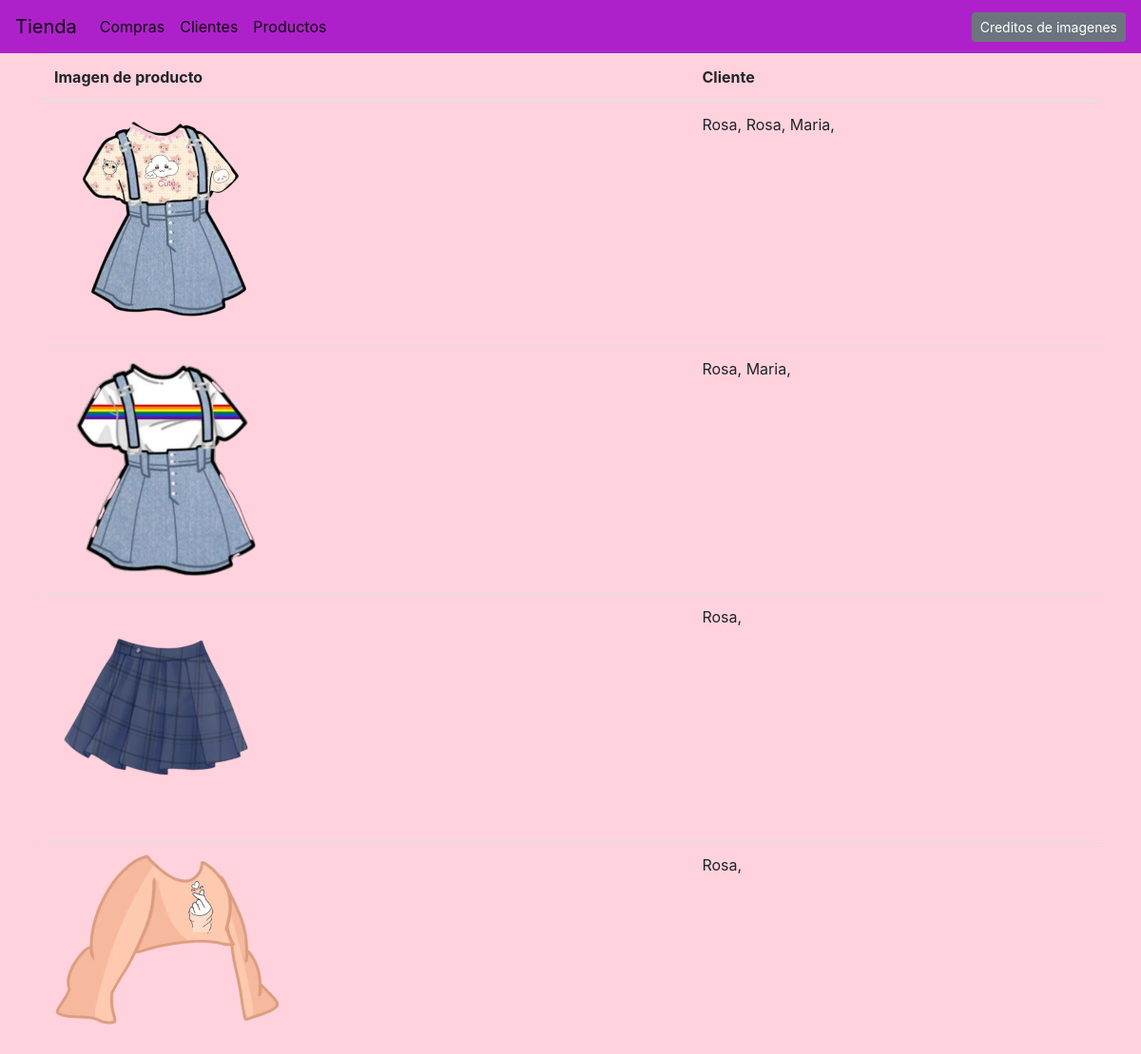
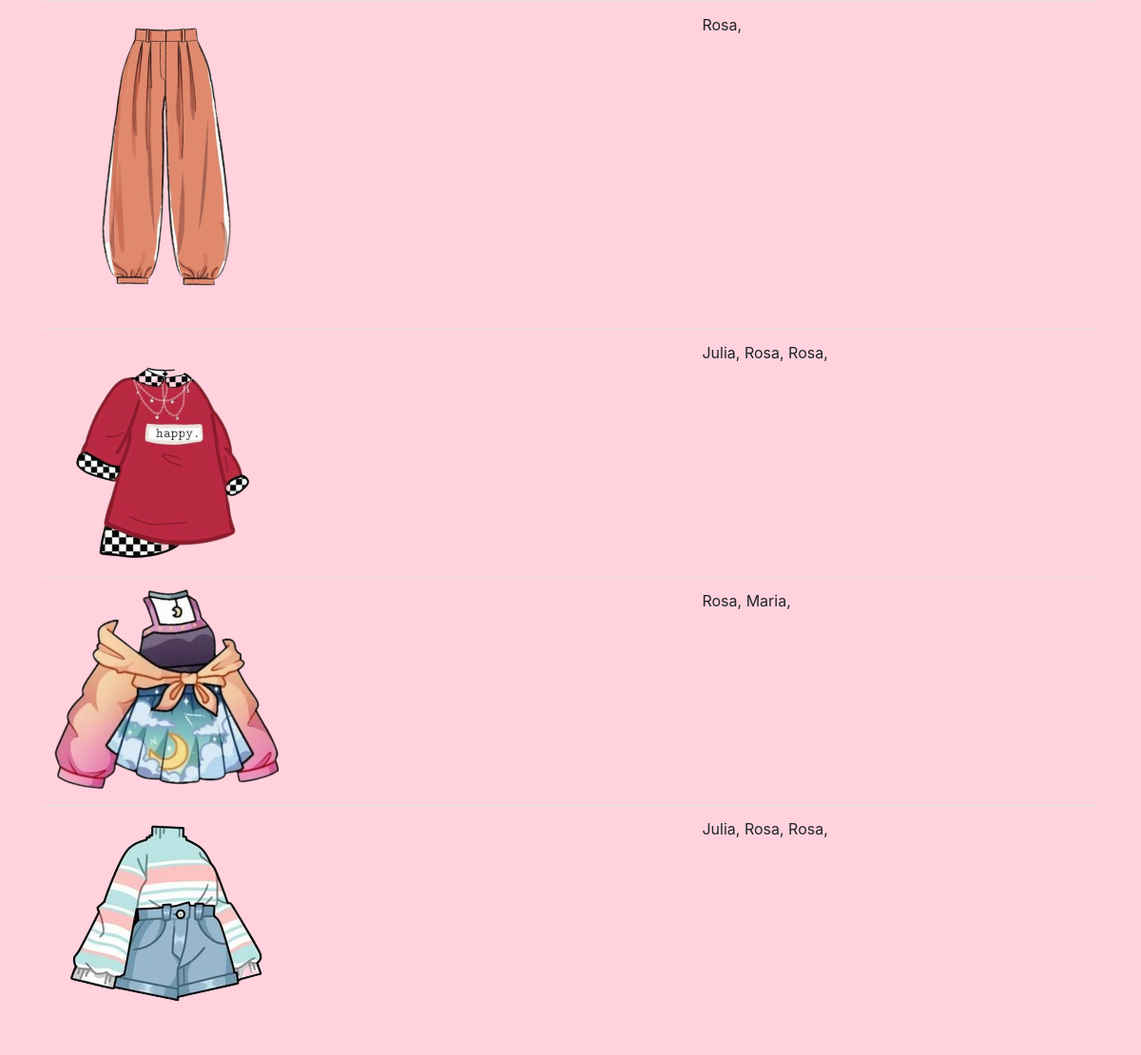
The app's page /compra/ with its own data (2 pictures, top to bottom).
### tienda/models.py (models this page shows, shortened)
class Producto(models.Model):
    nombre = models.CharField(max_length=15)
    precio = models.IntegerField(null=True)
    imagen = models.ImageField(upload_to='images/', null=True)

class Cliente(models.Model):
    nombre = models.CharField(max_length=20)
    estado = models.CharField(max_length=15, null=True)
    direccion = models.CharField(max_length=20)
    producto = models.ManyToManyField(Producto)

### tienda/views.py (the view)
# urls.py: path('compra/', views.compra, name='compra'),
def compra(request):
    c = Cliente.objects.all()
    p = Producto.objects.all()
    context = {
        'cliente': c,
        'producto': p
    }
    return render(request, 'compras.html', context)

### tienda/templates/compras.html (shortened to what this page needs)
{% extends "base.html" %}
{% block contenido %}
    <table class="table table-hover">
        <thead>
            <tr>
                <th>Imagen de producto</th>
                <th>Cliente</th>
            </tr>
        </thead>
        <tbody>
            {% for p in producto %}
                <tr>
                    <td><img src="{{ p.imagen.url }}" ></td>
                    <td>
                        {% for c in p.cliente_set.all %}
                            {{c.nombre}},
                        {% endfor %}
                    </td>
                </tr>
            {% endfor %}
        </tbody>
    </table>
{% endblock %}

### records on screen
Producto: imagen (picture)
Cliente: nombre "Rosa"
Cliente: nombre "Rosa"
Cliente: nombre "Maria"
Producto: imagen (picture)
Producto: imagen (picture)
Producto: imagen (picture)
Producto: imagen (picture)
Producto: imagen (picture)
Cliente: nombre "Julia"
Producto: imagen (picture)
Producto: imagen (picture)
